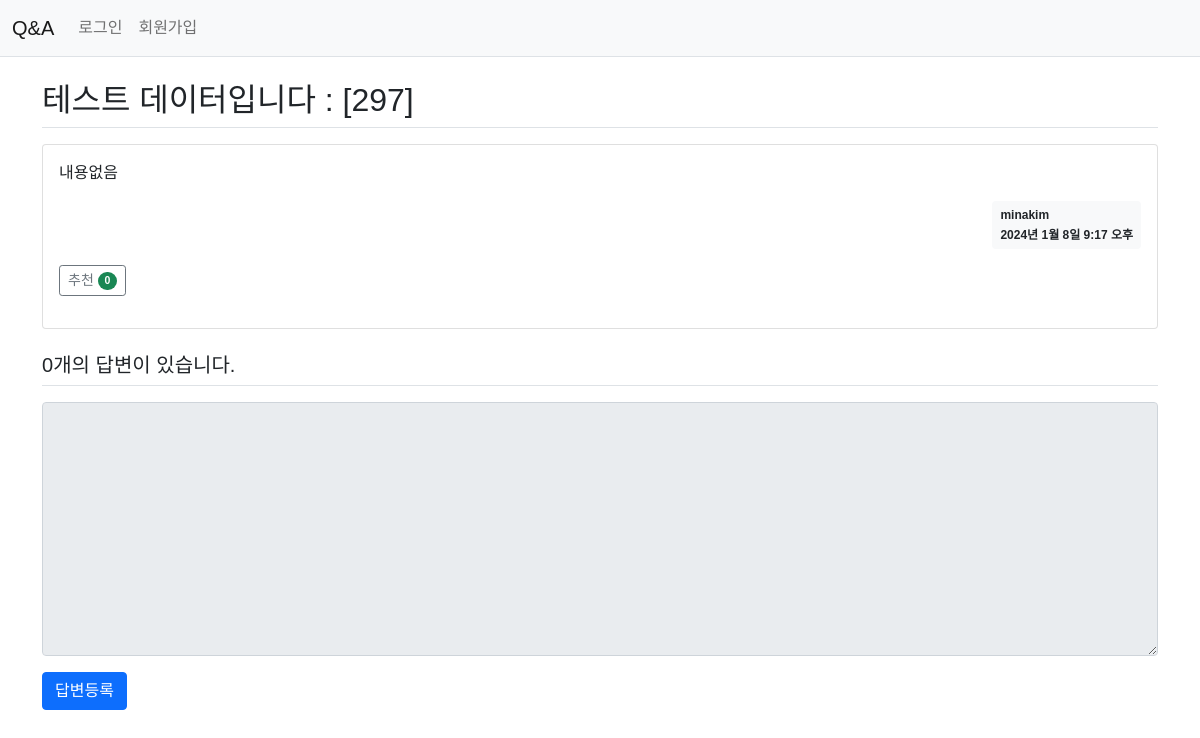
Page /qna_main/621/ on the earlier database version.
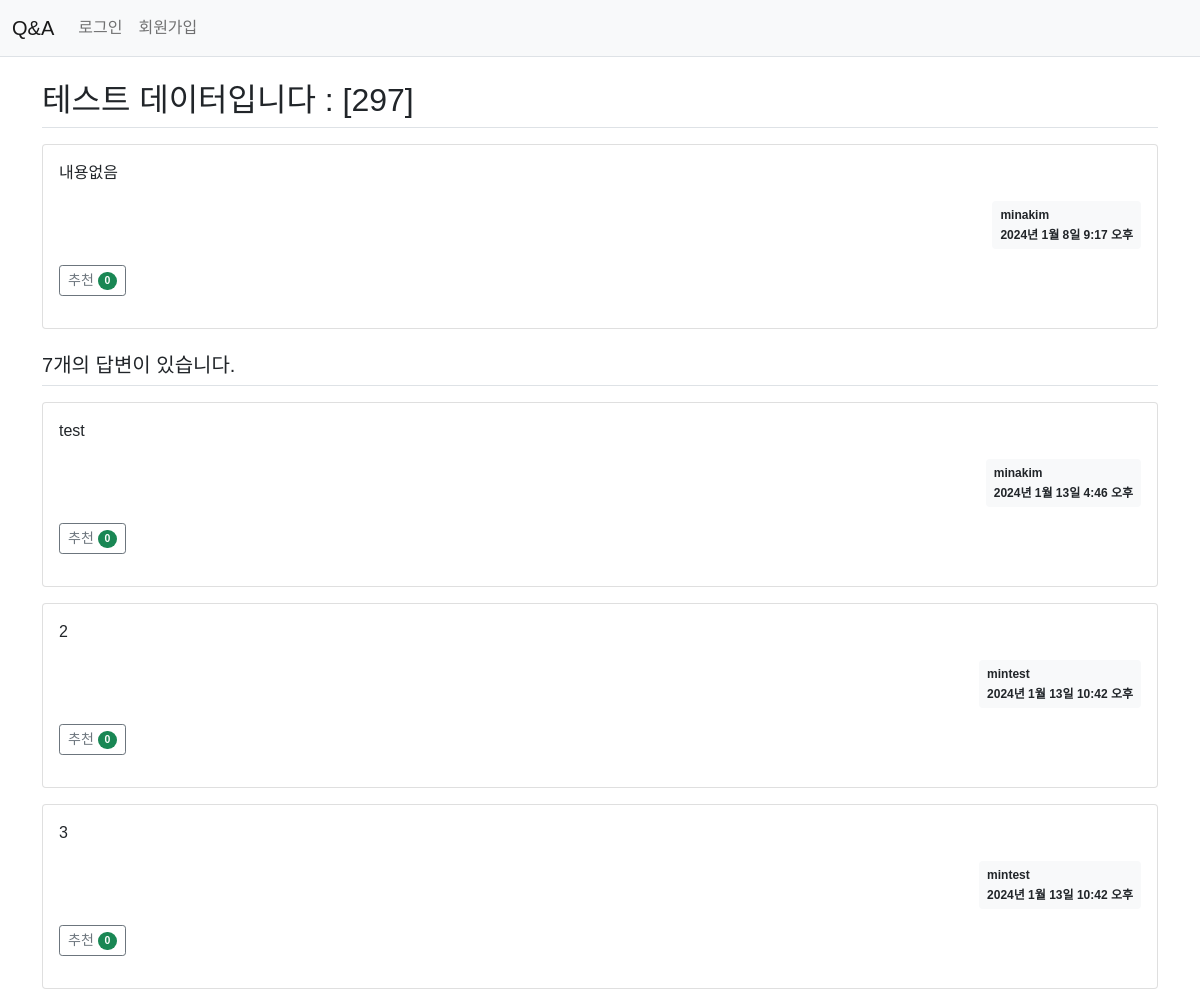
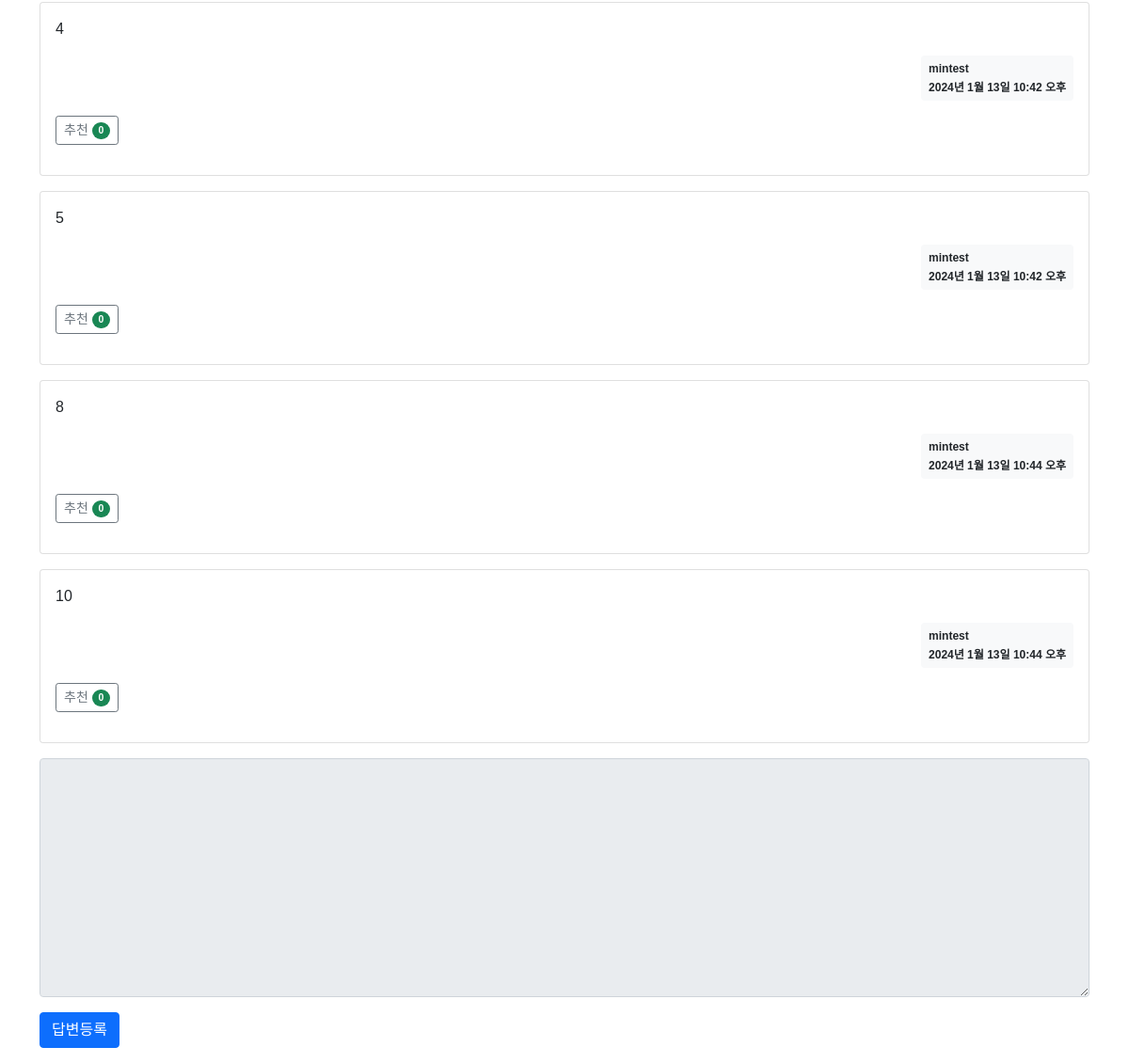
Same page on the later database version (2 pictures, top to bottom).
### mainapp/models.py (models this page shows, shortened)
class Question(models.Model):
    author = models.ForeignKey(User, on_delete=models.CASCADE, related_name='author_question') # 특정 사용자가 작성한 질문 접근 : userkey.author_question.all()
    subject = models.CharField(max_length=200)
    content = models.TextField()
    create_date = models.DateTimeField()
    modify_date = models.DateTimeField(null=True, blank=True) # 수정한 경우에만 생성되는 데이터이므로, 값이 없어도 됨.
    voter = models.ManyToManyField(User, related_name='voter_question') # 추천인/ # 특정 사용자가 추천한 질문 접근 : userkey.voter_question.all()

class Answer(models.Model):
    author = models.ForeignKey(User, on_delete=models.CASCADE, related_name='author_answer')
    question = models.ForeignKey(Question, on_delete=models.CASCADE)
    content = models.TextField()
    create_date = models.DateTimeField()
    modify_date = models.DateTimeField(null=True, blank=True) # 수정한 경우에만 생성되는 데이터이므로, 값이 없어도 됨.
    voter=models.ManyToManyField(User, related_name='voter_answer')

### mainapp/views/base_views.py (the view)
# urls.py: path('qna_main/<int:pk>/', base_views.qna_detail, name='qna_detail'),
def qna_detail(request, pk):
    question = get_object_or_404(Question, pk=pk) # Post.objects.filter(), Post.objects.get()
    return render(request, 'mainapp/qna_detail.html', {'question':question})

### mainapp/templatetags/qna_filter.py (called while the page is built)
@register.filter
def mark(value):
    extensions = ["nl2br", "fenced_code"]
    return mark_safe(markdown.markdown(value, extensions=extensions))

### mainapp/templates/mainapp/qna_detail.html (shortened to what this page needs)
{% extends 'mainapp/qna_base.html' %}
{% load qna_filter %}
{% block content %}
<div class="container my-3">
    <h2 class="border-bottom py-2">{{ question.subject }}</h2>
    <div class="card my-3">
        <div class="card-body">
            <div class="card-text" style="white-space: pre-line;">{{ question.content|mark }}</div>
            <div class="d-flex justify-content-end">
                <div class="badge bg-light text-dark p-2 text-start">
                    <div class="mb-2">{{ question.author.username }}</div>
                    <div>{{ question.create_date }}</div>
                </div>
            </div>
            <div class="my-3">
                <a href="javascript:void(0)" data-uri="{% url 'mainapp:question_vote' question.id  %}"
                class="recommend btn btn-sm btn-outline-secondary"> 추천
                 <span class="badge rounded-pill bg-success">{{question.voter.count}}</span>
             </a>
            </div>
        </div>
    </div>
    <h5 class="border-bottom my-3 py-2">{{question.answer_set.count}}개의 답변이 있습니다.</h5>
    {% for answer in question.answer_set.all %}
    <div class="card my-3">
        <div class="card-body">
            <div class="card-text" style="white-space: pre-line;">{{ answer.content|mark }}</div>
            <div class="d-flex justify-content-end">
                <div class="badge bg-light text-dark p-2 text-start">
                    <div class="mb-2">{{ answer.author.username }}</div>
                    <div>{{ answer.create_date }}</div>
                </div>
            </div>
            <div class="my-3">
                <a href="javascript:void(0)" data-uri="{% url 'mainapp:answer_vote' answer.id  %}"
                class="recommend btn btn-sm btn-outline-secondary"> 추천
                 <span class="badge rounded-pill bg-success">{{answer.voter.count}}</span>
                </a>
            </div>
        </div>
    </div>
    {% endfor %}
    <form action="{% url 'mainapp:answer_create' question.id %}" method="post">
        <div class="mb-3">
            <textarea {% if not user.is_authenticated %}disabled{% endif %}
            name="content" id="content" class="form-control" rows="10"></textarea>
        </div>
        <input type="submit" value="답변등록" class="btn btn-primary">
    </form>
</div>
{% endblock %}

### mainapp/templates/mainapp/qna_base.html (shortened to what this page needs)
{% load static %}
<!doctype html>
<html lang="ko">
<head>
    <link rel="stylesheet" type="text/css" href="{% static 'bootstrap.min.css' %}">
    <link rel="stylesheet" href="{% static 'css/style_qna_main.css' %}">
</head>
<body>
{% include "mainapp/qna_navvar.html" %}
{% block content %}
{% endblock %}
</body>
</html>

### mainapp/templates/mainapp/qna_navvar.html (shortened to what this page needs)
<nav class="navbar navbar-expand-lg navbar-light bg-light border-bottom">
    <div class="container-fluid">
        <a class="navbar-brand" href="{% url 'mainapp:qna_main' %}">Q&A</a>
        <div class="collapse navbar-collapse" id="navbarSupportedContent">
            <ul class="navbar-nav me-auto mb-2 mb-lg-0">
                <li class="nav-item">
                    {% if user.is_authenticated %}
                    <a class="nav-link" href="{% url 'common:logout' %}">{{ user.username }} (로그아웃)</a>
                    {% else %}
                    <a class="nav-link" href="{% url 'common:login' %}">로그인</a>
                    {% endif %}
                </li>
                <li>
                    {% if not user.is_authenticated %}
                    <a class="nav-link" href="{% url 'common:signup' %}">회원가입</a>
                    {% endif %}
                </li>
            </ul>
        </div>
    </div>
</nav>

### static/css/style_qna_main.css (style rules this page uses)
body { font-family: 'Noto Sans KR', sans-serif; }

Differences in the rows shown:
computed for Question "테스트 데이터입니다 : [297]": answer_set.count "0" → "7"
added Answer: content|mark "test", author.username "minakim", create_date "2024년 1월 13일 4:46 오후", voter.count "0"
added Answer: content|mark "2", author.username "mintest", create_date "2024년 1월 13일 10:42 오후", voter.count "0"
added Answer: content|mark "3", author.username "mintest", create_date "2024년 1월 13일 10:42 오후", voter.count "0"
added Answer: content|mark "4", author.username "mintest", create_date "2024년 1월 13일 10:42 오후", voter.count "0"
added Answer: content|mark "5", author.username "mintest", create_date "2024년 1월 13일 10:42 오후", voter.count "0"
added Answer: content|mark "8", author.username "mintest", create_date "2024년 1월 13일 10:44 오후", voter.count "0"
added Answer: content|mark "10", author.username "mintest", create_date "2024년 1월 13일 10:44 오후", voter.count "0"
